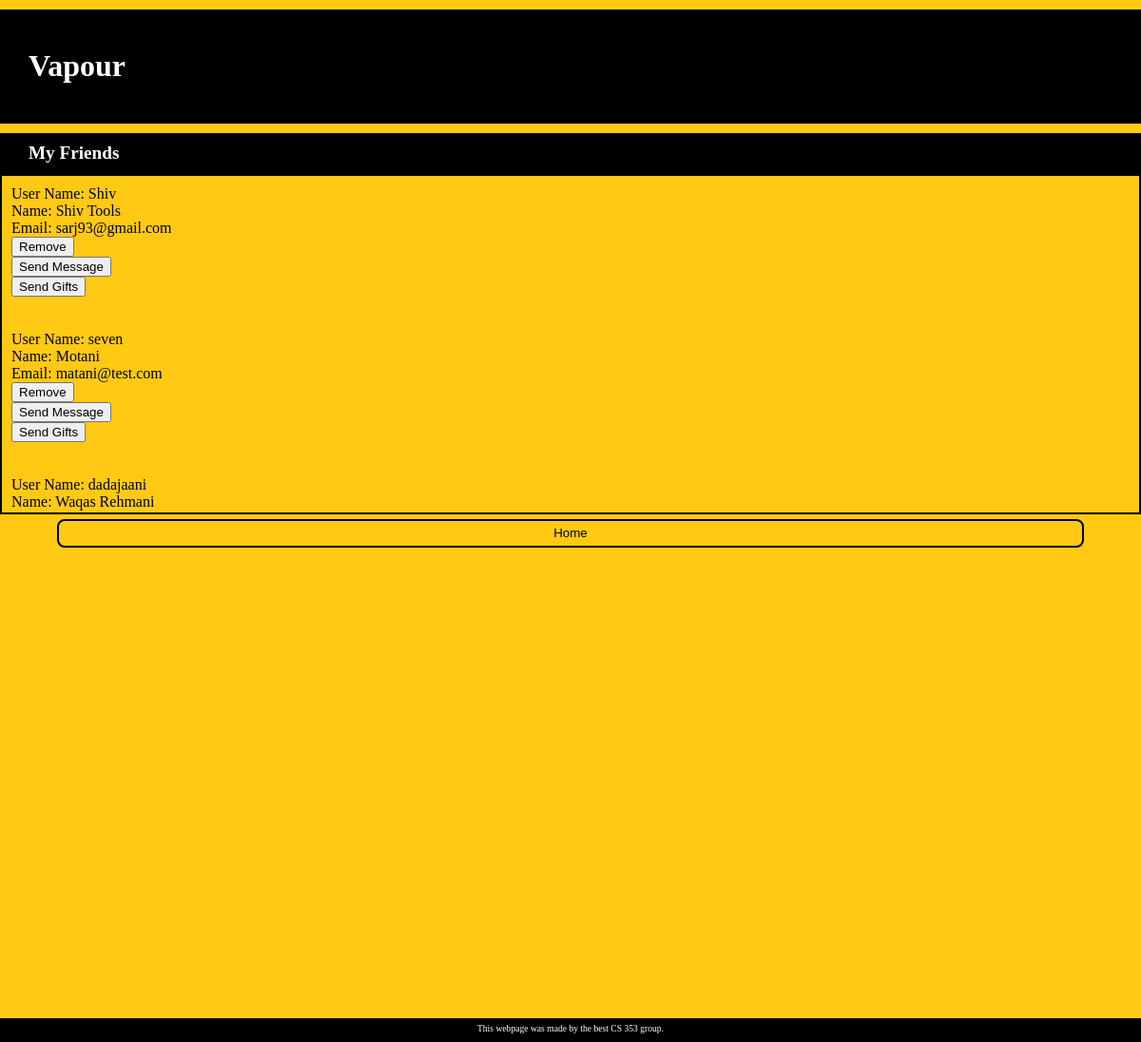
Page /friendList.php?id=4 on the committed database.
### tables this page shows
CREATE TABLE IF NOT EXISTS `Friend` (
  `userId` int(11) NOT NULL,
  `friendId` int(11) NOT NULL,
  PRIMARY KEY (`userId`,`friendId`),
  KEY `friendId` (`friendId`)
);

CREATE TABLE IF NOT EXISTS `User` (
  `id` int(11) NOT NULL AUTO_INCREMENT,
  `username` varchar(100) NOT NULL,
  `name` varchar(100) NOT NULL,
  `country` text NOT NULL,
  `birth` date NOT NULL,
  `email` varchar(100) NOT NULL,
  `image` varchar(100) NOT NULL,
  PRIMARY KEY (`id`),
  KEY `username` (`username`)
);

### friendList.php (the view, shortened to what this page needs)
<!DOCTYPE html>
<html>
<head>
    <link rel="stylesheet" type="text/css" href="style.css">
</head>
<body>
   <header id="headingTitle">
       <h1>Vapour</h1>
   </header>
   <header id="headingHome">
       <h3 id="headingText">My Friends</h3>
   </header>
    <div style="overflow-y: scroll; height:334px; border: 2px solid black; padding: 10px;">
   <?php
           $val =  $_GET['id'];
           $value= mysql_query("SELECT * FROM `Friend` WHERE `userid` = '$val'");
           if(mysql_num_rows($value) > 0){
               while ($row = mysql_fetch_assoc($value)) {
                   $result = $row['friendId'];
                   $check2= mysql_query("SELECT * FROM `User` WHERE `id` = '$result'");
                     $check = mysql_fetch_assoc($check2);
                     $friendname = $check['username'];
                     echo "User Name: ",$friendname,"<br>";
                     echo "Name: ",$check['name'],"<br>";
                     echo "Email: ",$check['email'],"<br>";
                   echo "<form action='remove.php?edit=Y&id= $result&userid=$val' method='POST'>
                           <input type='submit' value='Remove' name='submit'>
                       </form>";
                   echo "<form action='message.php?edit=Y&id=$val&friendid=$result&friendname=$friendname' method='POST'>
                           <input type='submit' value='Send Message' name='submit'>
                       </form>";
                   echo "<form action='gift.php?edit=Y&id=$val&friendid=$result&friendname=$friendname' method='POST'>
                           <input type='submit' value='Send Gifts' name='submit'>
                       </form><br><br>";
               }
           }
       ?><br>
       </div>
       <form action='home.php?edit=Y&id=<?php echo $val ?>' method='POST'>
           <input type='submit' value='Home' name='gift' style=" width: 90%;
                                                                 height: 30px;
                                                                 display:block;
                                                                 margin-left: auto;
                                                                 margin-right: auto;
                                                                 background-color: transparent;
                                                                 border: 2px solid black;
                                                                 border-radius: 8px;
                                                                 margin-top: 5px;
                                                                 cursor: pointer;
                                                                 " class="buttonHover" >
       </form>
       <footer> This webpage was made by the best CS 353 group. </footer>
</body>
</html>

### style.css (style rules this page uses)
html { font-family: "Verdana", Times, Sans-serif; }
body { margin: 0; background: #FFC914; }
header { margin: 0; }
#headingTitle { background: black; color: white; margin: 0; height: 80px; margin-top: 10px; padding: 20px; padding-left: 30px; }
#headingText { display: inline-block; float: left; margin: 0; font-size: 1.2em; }
#headingHome { background: black; color: white; height: 42.5px; margin-top: 10px; line-height: 42.5px; vertical-align: middle; padding-left: 30px; }
footer { clear: both; background: black; color: white; position:absolute; bottom:0; width:100%; height:20px; font-size: 0.6em; text-align: center; padding-top: 5px; }

### rows in the picture
friend: friendId.username "Shiv", friendId.name "Shiv Tools", friendId.email "sarj93@gmail.com"
friend: friendId.username "seven", friendId.name "Motani", friendId.email "matani@test.com"
friend: friendId.username "dadajaani", friendId.name "Waqas Rehmani"
